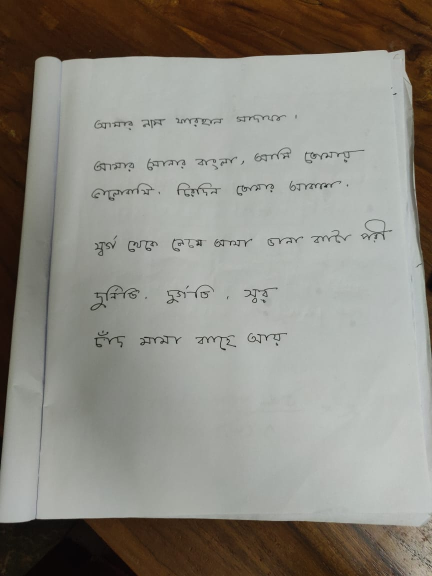
#> input picture images/ban-1.jpg, 864 x 1152 px (shown at 1/2 size)
$ python -i page.py   (imports and definitions only)
#> lines starting #> are read from the running program, lines starting #| are printed output that depends on the picture; after the words box and inside, x2 and y2 are one past the last pixel; in counts of white or black regions, pixels touching at a corner belong together
### text_segmentation/helpers.py
# -*- coding: utf-8 -*-
'''
Helper functions for ocr project
'''
import matplotlib.pyplot as plt
import numpy as np
import cv2


SMALL_HEIGHT = 800


def resize(img, height=SMALL_HEIGHT, always=False):
    '''
    Resize image to given height.
    '''
    if (img.shape[0] > height or always):
        rat = height / img.shape[0]
        return cv2.resize(img, (int(rat * img.shape[1]), height))

    return img


def ratio(img, height=SMALL_HEIGHT):
    '''Getting scale ratio.'''
    return img.shape[0] / height


# [13 lines left out: function img_extend, not called in this run]

### text_segmentation/page.py
# -*- coding: utf-8 -*-
"""
Crop background and transform perspective from the photo of page
"""
import numpy as np
import cv2

from .helpers import *


def detection(image, area_thresh=0.5):
    """Finding Page."""
    small = resize(image)
    # Edge detection
    image_edges = _edges_detection(small, 200, 250)

    # Close gaps between edges (double page clouse => rectangle kernel)
    closed_edges = cv2.morphologyEx(image_edges,
                                    cv2.MORPH_CLOSE,
                                    np.ones((5, 11)))
    # Countours
    page_contour = _find_page_contours(closed_edges, small, area_thresh)

    # Recalculate to original scale
    page_contour = page_contour.dot(ratio(image, small.shape[0]))
    # Transform prespective
    new_image = _persp_transform(image, page_contour)
    return new_image


def _edges_detection(img, minVal, maxVal):
    """Preprocessing (gray, thresh, filter, border) + Canny edge detection."""
    img = cv2.cvtColor(img, cv2.COLOR_BGR2GRAY)

    img = cv2.bilateralFilter(img, 9, 75, 75)
    img = cv2.adaptiveThreshold(img, 255,
                                cv2.ADAPTIVE_THRESH_GAUSSIAN_C,
                                cv2.THRESH_BINARY, 115, 4)

    # Median blur replace center pixel by median of pixels under kelner
    # => removes thin details
    img = cv2.medianBlur(img, 11)

    # Add black border - detection of border touching pages
    img = cv2.copyMakeBorder(img, 5, 5, 5, 5,
                             cv2.BORDER_CONSTANT,
                             value=[0, 0, 0])
    return cv2.Canny(img, minVal, maxVal)


def _four_corners_sort(pts):
    """Sort corners in order: top-left, bot-left, bot-right, top-right."""
    diff = np.diff(pts, axis=1)
    summ = pts.sum(axis=1)
    return np.array([pts[np.argmin(summ)],
                     pts[np.argmax(diff)],
                     pts[np.argmax(summ)],
                     pts[np.argmin(diff)]])


def _contour_offset(cnt, offset):
    """Offset contour because of 5px border."""
    cnt += offset
    cnt[cnt < 0] = 0
    return cnt


def _find_page_contours(edges, img, area_thresh):
    """Finding corner points of page contour."""
    contours, hierarchy = cv2.findContours(edges,
                                           cv2.RETR_TREE,
                                           cv2.CHAIN_APPROX_SIMPLE)

    # Finding biggest rectangle otherwise return original corners
    height = edges.shape[0]
    width = edges.shape[1]
    MIN_COUNTOUR_AREA = height * width * area_thresh
    MAX_COUNTOUR_AREA = (width - 10) * (height - 10)

    max_area = MIN_COUNTOUR_AREA
    page_contour = np.array([[0, 0],
                             [0, height-5],
                             [width-5, height-5],
                             [width-5, 0]])

    for cnt in contours:
        perimeter = cv2.arcLength(cnt, True)
        approx = cv2.approxPolyDP(cnt, 0.03 * perimeter, True)

        # Page has 4 corners and it is convex
        if (len(approx) == 4 and
                cv2.isContourConvex(approx) and
                max_area < cv2.contourArea(approx) < MAX_COUNTOUR_AREA):

            max_area = cv2.contourArea(approx)
            page_contour = approx[:, 0]

    # Sort corners and offset them
    page_contour = _four_corners_sort(page_contour)
    return _contour_offset(page_contour, (-5, -5))


def _persp_transform(img, s_points):
    """Transform perspective from start points to target points."""
    # Euclidean distance - calculate maximum height and width
    height = max(np.linalg.norm(s_points[0] - s_points[1]),
                 np.linalg.norm(s_points[2] - s_points[3]))
    width = max(np.linalg.norm(s_points[1] - s_points[2]),
                np.linalg.norm(s_points[3] - s_points[0]))

    # Create target points
    t_points = np.array([[0, 0],
                         [0, height],
                         [width, height],
                         [width, 0]], np.float32)

    # getPerspectiveTransform() needs float32
    if s_points.dtype != np.float32:
        s_points = s_points.astype(np.float32)

    M = cv2.getPerspectiveTransform(s_points, t_points)
    return cv2.warpPerspective(img, M, (int(width), int(height)))

>>> import cv2
>>> picture = cv2.imread('../images/ban-1.jpg')
#> picture is the input picture: shape (1152, 864, 3); mean B, G, R 129.3, 137.2, 139.7
>>> result = detection(picture)
#> in resize, `return cv2.resize(img, (int(rat * img.shape[1]), height))`:
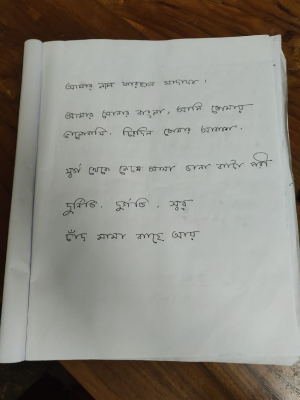
#> returned value: shape (800, 600, 3) (shown at 1/2 size); mean of channels 0, 1, 2 129.2, 137.1, 139.7; drawn as B, G, R
#> in _edges_detection, `img = cv2.adaptiveThreshold(img, 255, cv2.ADAPTIVE_THRESH_GAUSSIAN_C, ..`:
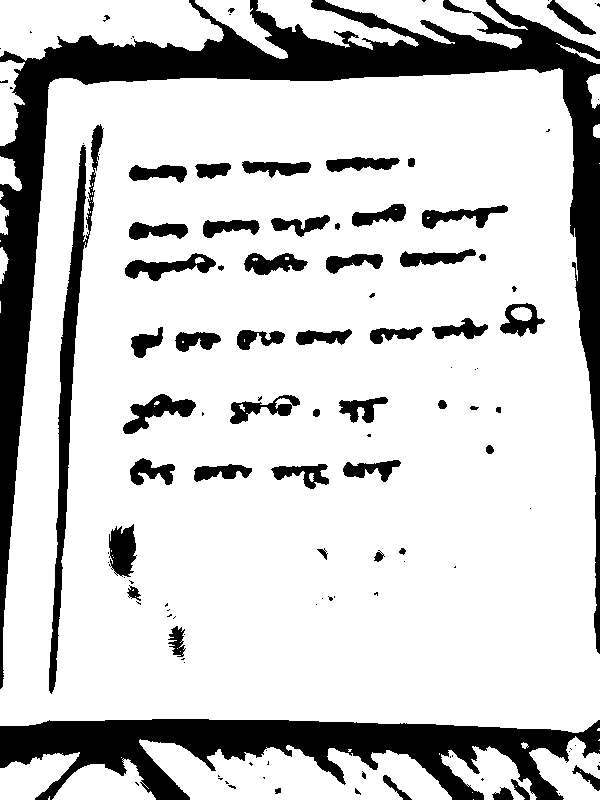
#> img: shape (800, 600); 79.8% white; 118 black regions (63 under 20 px), largest, box (x1, y1, x2, y2) and area: (0, 0, 600, 689) 45384, (0, 719, 600, 800) 23306, (49, 124, 104, 694) 5769
#> in _edges_detection, `img = cv2.medianBlur(img, 11)`:
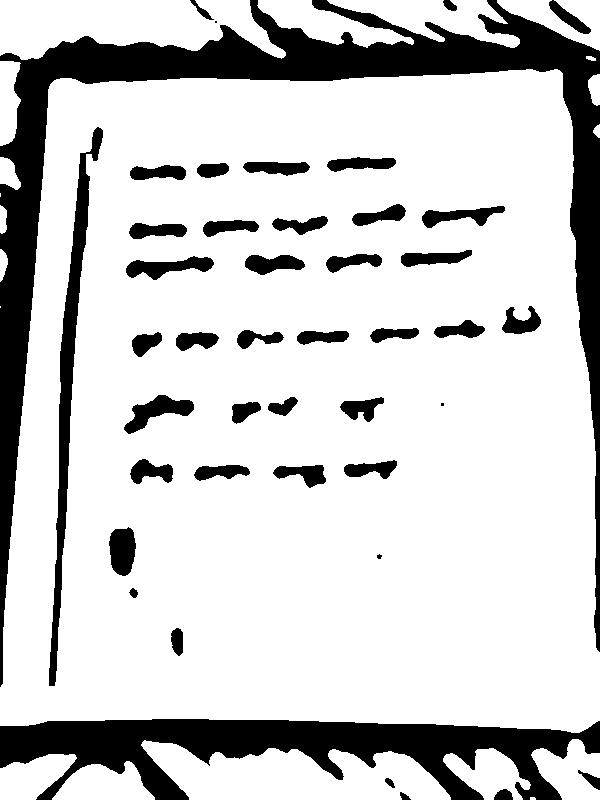
#> img: shape (800, 600); 80.3% white; 44 black regions (3 under 20 px), largest, box (x1, y1, x2, y2) and area: (0, 0, 600, 687) 45411, (0, 719, 600, 800) 23552, (49, 127, 103, 686) 5634
#> in _edges_detection, `img = cv2.copyMakeBorder(img, 5, 5, 5, 5, cv2.BORDER_CONSTANT, value=[..`:
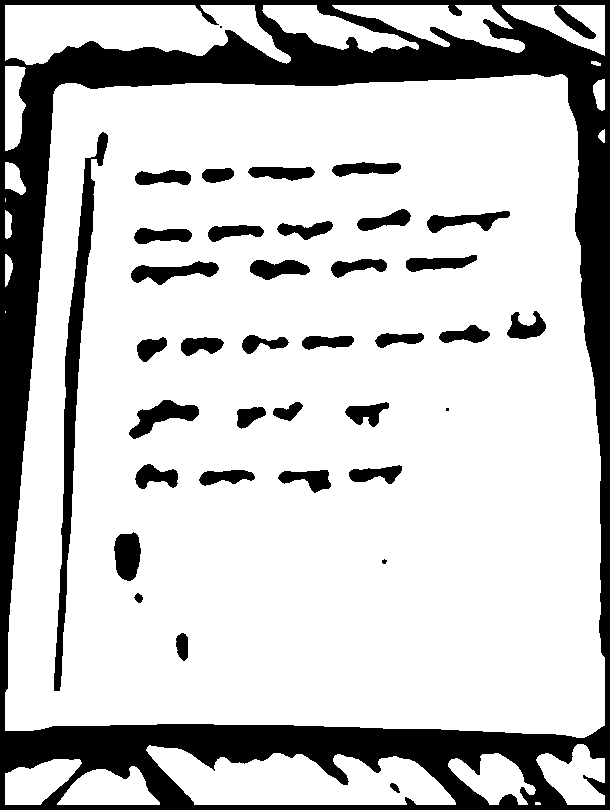
#> img: shape (810, 610); 78% white; 37 black regions (3 under 20 px), largest, box (x1, y1, x2, y2) and area: (0, 0, 610, 810) 84139, (54, 132, 108, 691) 5634, (129, 400, 199, 439) 1164
#> in _edges_detection, `return cv2.Canny(img, minVal, maxVal)`:
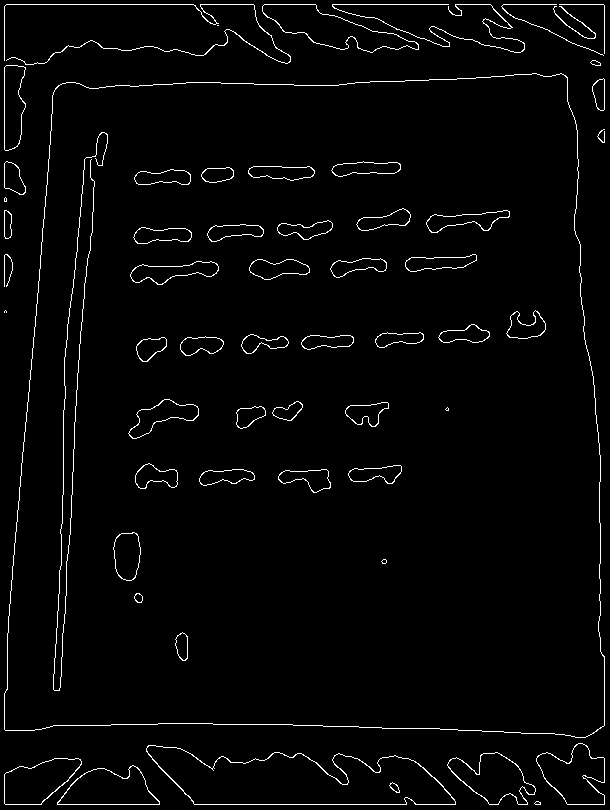
#> returned value: shape (810, 610); 2.5% white in thin lines or dots
#> in detection, `closed_edges = cv2.morphologyEx(image_edges, cv2.MORPH_CLOSE, np.ones(..`:
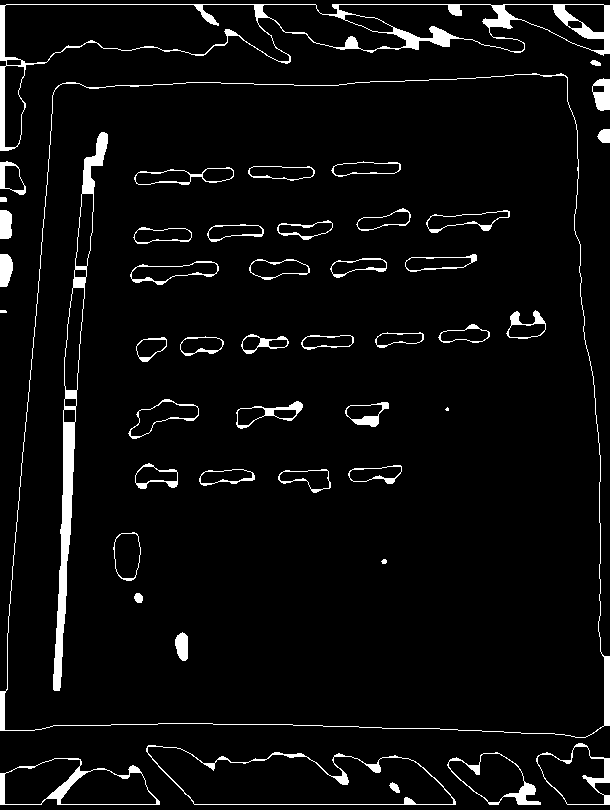
#> closed_edges: shape (810, 610); 4.8% white; 47 white regions (1 under 20 px)
#> in _find_page_contours, `contours, hierarchy = cv2.findContours(edges, cv2.RETR_TREE, cv2.CHAIN..`: contours = 99 contours, 3 with area under 20; largest, box (x1, y1, x2, y2) and area: (0, 73, 610, 738) 363828, (4, 74, 605, 738) 363256, (0, 4, 610, 151) 26640, (146, 745, 456, 805) 12263, (4, 4, 290, 64) 11742
#> the loop in _find_page_contours, `for cnt in contours:` made 99 passes
#> (perimeter, max_area, page_contour) on pass 20: (2496.8, 361387.5, [[565, 75], [55, 88], [0, 730], [609, 725]])
#> after the loop in _find_page_contours, `for cnt in contours:`: max_area = 361387.5
#> in _four_corners_sort, `diff = np.diff(pts, axis=1)`: diff = [-490, 33, 730, 116]
#> in _four_corners_sort, `summ = pts.sum(axis=1)`: summ = [640, 143, 730, 1334]
#> in _find_page_contours, `page_contour = _four_corners_sort(page_contour)`: page_contour = [[55, 88], [0, 730], [609, 725], [565, 75]]
#> in _contour_offset, `cnt += offset`: cnt = [[50, 83], [-5, 725], [604, 720], [560, 70]]
#> in detection, `page_contour = _find_page_contours(closed_edges, small, area_thresh)`: page_contour = [[50, 83], [0, 725], [604, 720], [560, 70]]
#> in detection, `page_contour = page_contour.dot(ratio(image, small.shape[0]))`: page_contour = [[72, 119.5], [0, 1044], [869.8, 1036.8], [806.4, 100.8]]
#> in _persp_transform, `height = max(np.linalg.norm(s_points[0] - s_points[1]), np.linalg.norm..`: height = 938.1
#> in _persp_transform, `width = max(np.linalg.norm(s_points[1] - s_points[2]), np.linalg.norm(..`: width = 869.8
#> in _persp_transform, `t_points = np.array([[0, 0], [0, height], [width, height], [width, 0]]..`: t_points = [[0, 0], [0, 938.1], [869.8, 938.1], [869.8, 0]]
#> in _persp_transform, `s_points = s_points.astype(np.float32)`: s_points has the same summary as page_contour in detection
#> in _persp_transform, `M = cv2.getPerspectiveTransform(s_points, t_points)`: M = [[1.23, 0.0961, -100.4], [0.0315, 1.23, -149.8], [2.43e-05, 0.000205, 1]]
#> in _persp_transform, `return cv2.warpPerspective(img, M, (int(width), int(height)))`:
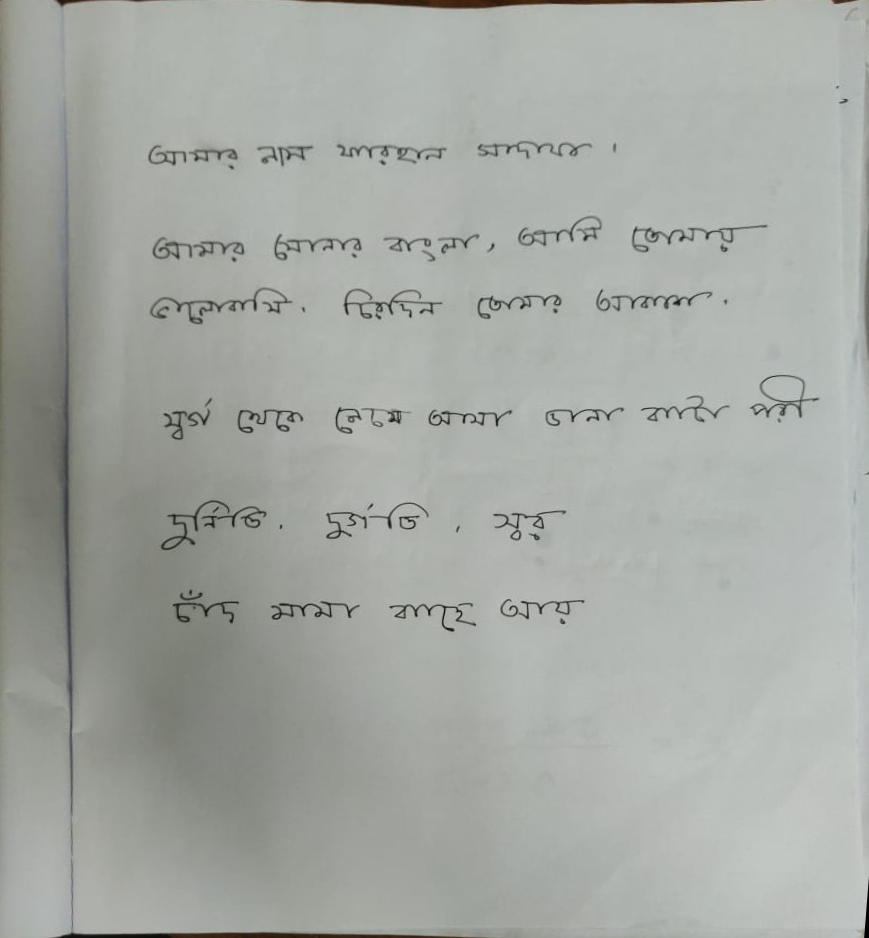
#> returned value: shape (938, 869, 3); mean of channels 0, 1, 2 163.7, 168.7, 165.1; drawn as B, G, R

$ run again, on images/ban-2.jpg
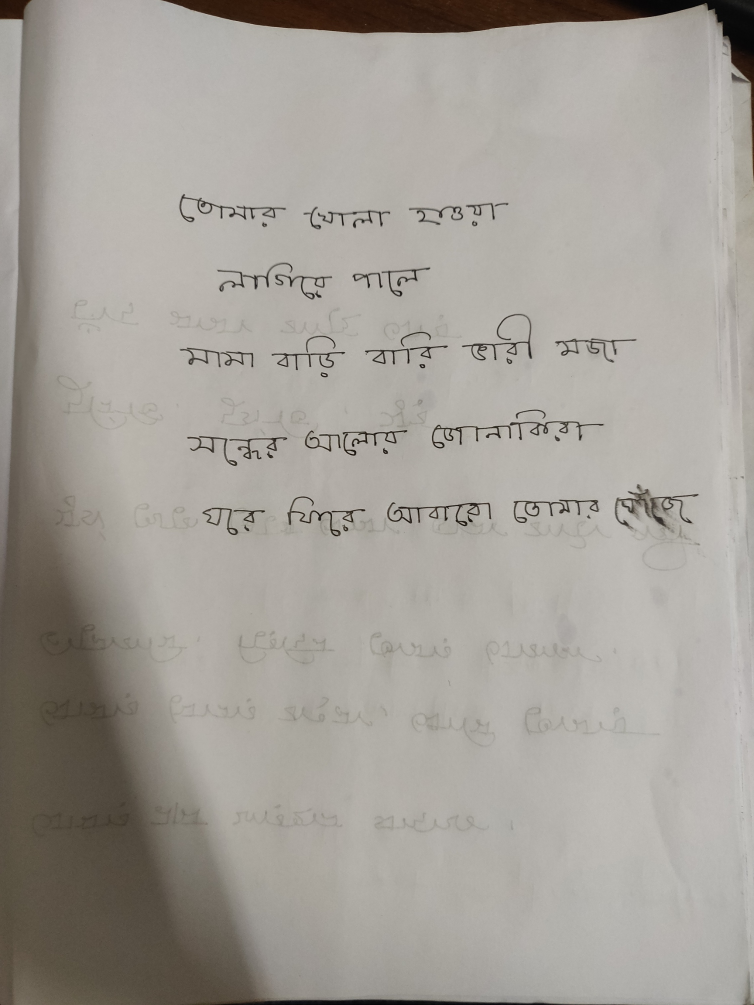
#> input picture images/ban-2.jpg, 1508 x 2010 px (shown at 1/2 size)
#> picture is the input picture: shape (2010, 1508, 3); mean B, G, R 152.2, 158.9, 163.4
#> in _edges_detection, `img = cv2.adaptiveThreshold(img, 255, cv2.ADAPTIVE_THRESH_GAUSSIAN_C, ..`:
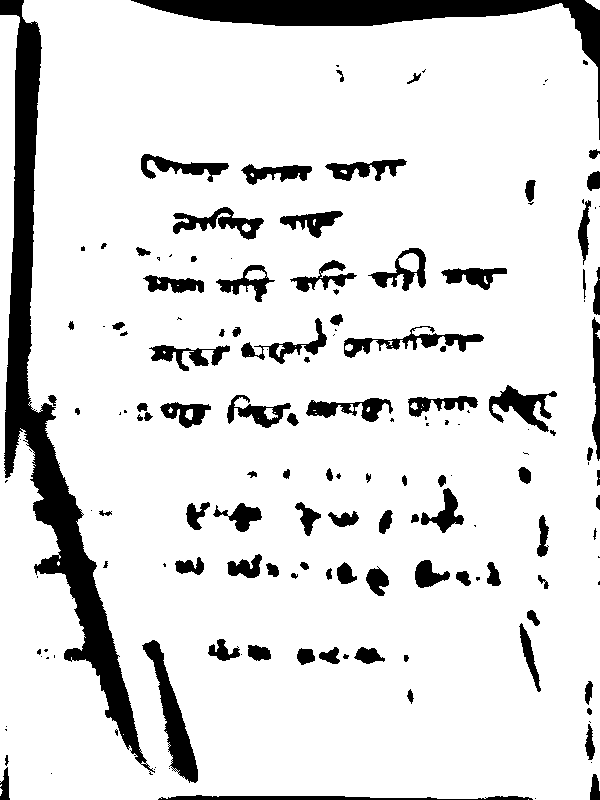
#> img: shape (800, 600); 87.3% white; 157 black regions (58 under 20 px), largest, box (x1, y1, x2, y2) and area: (0, 0, 155, 775) 19640, (131, 0, 600, 140) 9538, (142, 640, 198, 783) 2417
#> closed_edges: shape (810, 610); 5% white; 50 white regions (3 under 20 px)
#> contours = 97 contours, 5 with area under 20; largest, box (x1, y1, x2, y2) and area: (0, 4, 610, 805) 472790, (4, 4, 605, 805) 441663, (9, 27, 143, 750) 18758, (4, 19, 26, 280) 3879, (148, 645, 203, 787) 2386
#> the loop in _find_page_contours, `for cnt in contours:` made 97 passes
#> (perimeter, max_area, page_contour) on pass 2: (2944.2, 456383, [[0, 20], [0, 795], [594, 804], [571, 12]])
#> after the loop in _find_page_contours, `for cnt in contours:`: max_area = 456383
#> diff = [20, 795, 210, -559]
#> summ = [20, 795, 1398, 583]
#> cnt = [[-5, 15], [-5, 790], [589, 799], [566, 7]]
#> in detection, `page_contour = _find_page_contours(closed_edges, small, area_thresh)`: page_contour = [[0, 15], [0, 790], [589, 799], [566, 7]]
#> in detection, `page_contour = page_contour.dot(ratio(image, small.shape[0]))`: page_contour = [[0, 37.69], [0, 1984.9], [1479.9, 2007.5], [1422.1, 17.59]]
#> in _persp_transform, `height = max(np.linalg.norm(s_points[0] - s_points[1]), np.linalg.norm..`: height = 1990.7
#> in _persp_transform, `width = max(np.linalg.norm(s_points[1] - s_points[2]), np.linalg.norm(..`: width = 1480
#> t_points = [[0, 0], [0, 1990.7], [1480, 1990.7], [1480, 0]]
#> s_points has the same summary as page_contour in detection
#> M = [[1.06, 0, 0], [0.015, 1.06, -40.09], [1.54e-05, 2.04e-05, 1]]
#> in _persp_transform, `return cv2.warpPerspective(img, M, (int(width), int(height)))`:
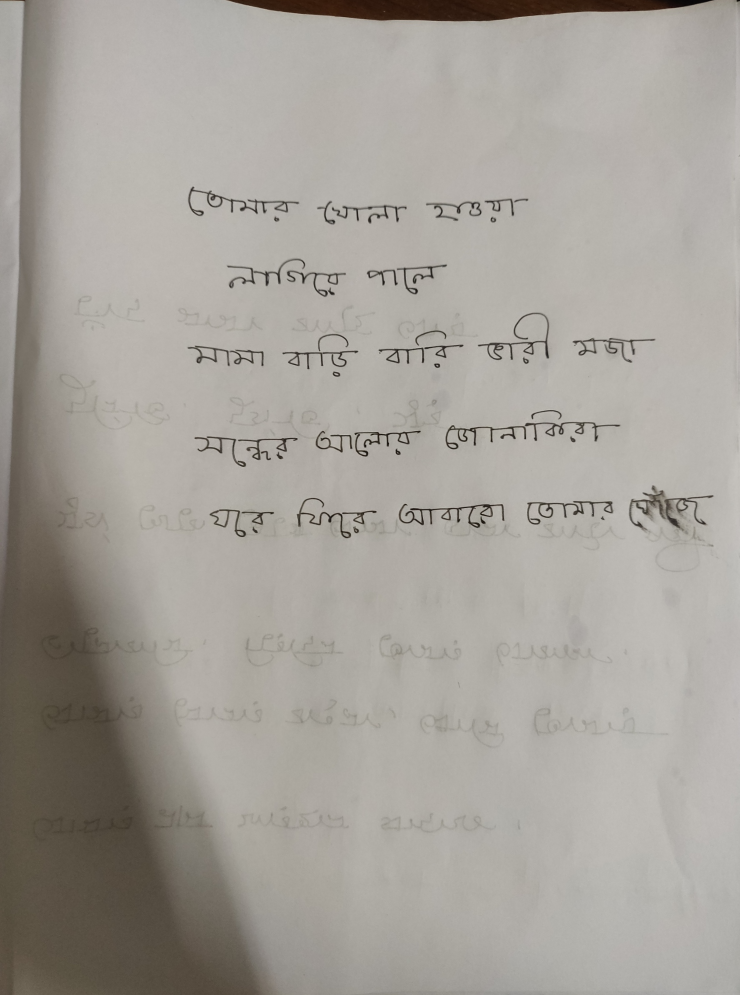
#> returned value: shape (1990, 1480, 3) (shown at 1/2 size); mean of channels 0, 1, 2 153.9, 160.7, 165; drawn as B, G, R
